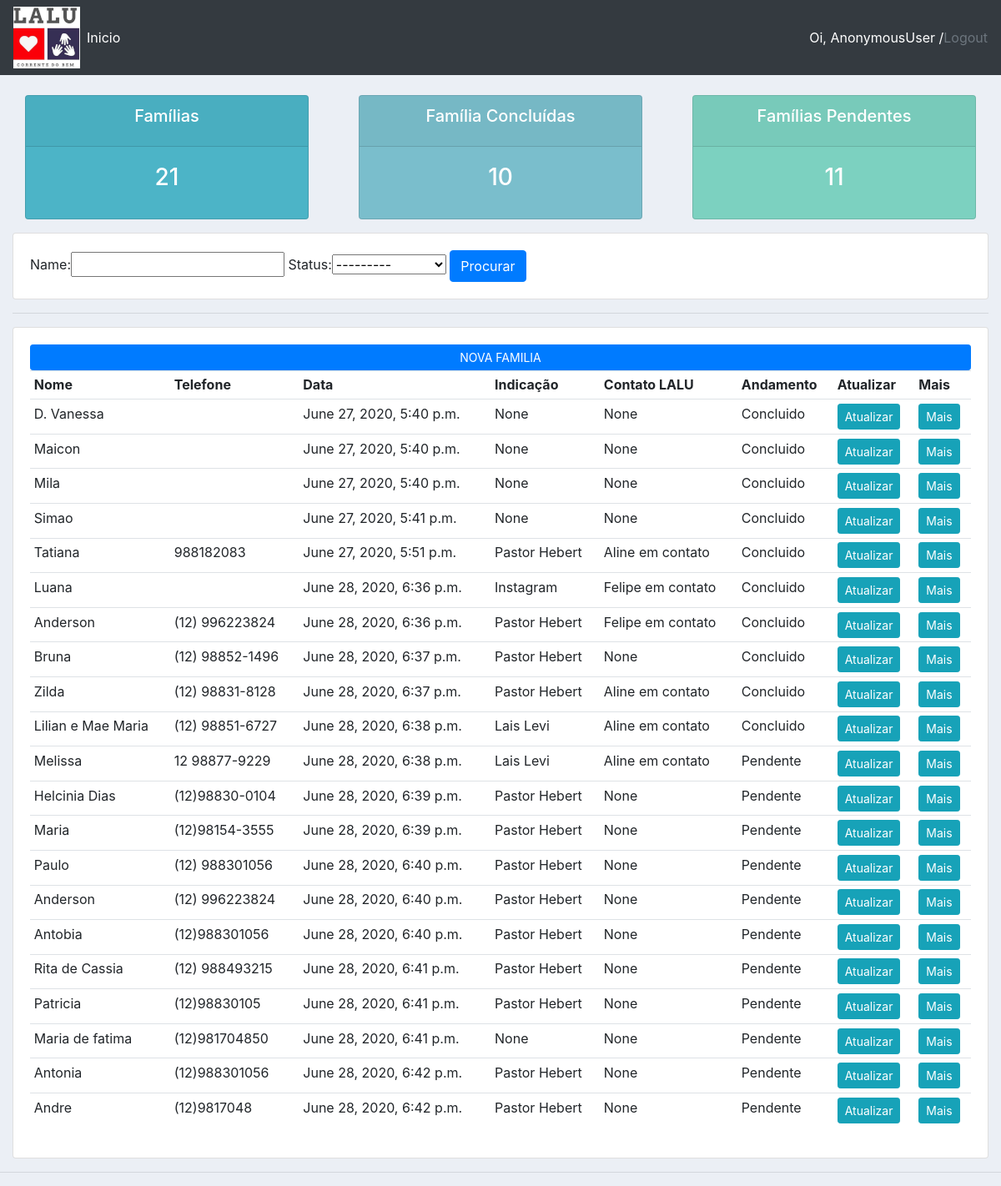
The page / on the database its author committed.
### crm/models.py (models this page shows, shortened)
class Customer(models.Model):
    STATUS = (
        ('Pendente', 'Pendente'),
        ('Em Andamento', 'Em Andamento'),
        ('Concluido', 'Concluido'),
    )
    name = models.CharField(max_length=200, null=True)
    phone = models.CharField(max_length=15, null=True)
    date_created = models.DateTimeField(auto_now_add=True, null=True, blank=False)
    refer = models.CharField(max_length=20, null=True, blank=False)
    contact = models.CharField(max_length=20, null=True, blank=False)
    text = models.TextField(null=True, blank=False)
    status = models.CharField(max_length=200, null=True, choices=STATUS)

### crm/views.py (the view)
# urls.py: path('', views.home, name="home"),
def home(request):
    customers = Customer.objects.all()
    total_customers = customers.count()
    concluido = customers.filter(status='Concluido').count()
    pendente = customers.filter(status='Pendente').count()
    myFilter = CustomerFilter(request.GET, queryset=customers)
    customers = myFilter.qs
    context = {'customers': customers, 'total_customers': total_customers, 'concluido': concluido, 'pendente': pendente
        , 'myFilter': myFilter}
    return render(request, 'crm/dashboard.html', context)

### crm/templates/crm/dashboard.html (shortened to what this page needs)
{%  extends 'crm/main.html' %}
{% block content %}
{%  include 'crm/status.html' %}
<div class="row">
	<div class="col">
		<div class="card card-body">
			<form method="get">
				{{myFilter.form}}
		    <button class="btn btn-primary" type="submit">Procurar</button>
		  </form>
		</div>
	</div>
</div>
		<hr>
		<div class="card card-body">
			<a class="btn btn-primary  btn-sm btn-block" href="{% url 'create_customer' %}">NOVA FAMILIA </a>
			<table class="table table-sm">
				<tr>
					<th>Nome</th>
					<th>Telefone</th>
					<th>Data</th>
					<th>Indicação</th>
					<th>Contato LALU</th>
					<th>Andamento</th>
					<th>Atualizar</th>
					<th>Mais</th>
					</tr>
					{% for customer in customers %}
				<tr>
					<td>{{customer.name}}</td>
					<td>{{customer.phone}}</td>
					<td>{{customer.date_created}}</td>
					<td>{{customer.refer}}</td>
					<td>{{customer.contact}}</td>
					<td>{{customer.status}}</td>
					<td><a class="btn btn-sm btn-info" href="{% url 'update_customer' customer.id %}">Atualizar</a> </td>
					<td><a class="btn btn-sm btn-info" href="{% url 'customer' customer.id %}">Mais</a> </td>
				</tr>
				{% endfor %}
			</table>
		</div>
	</div>
{% endblock %}

### crm/templates/crm/main.html (shortened to what this page needs)
{% load static %}
<!DOCTYPE html>
<html>
<head>
	<link rel="stylesheet" href="https://stackpath.bootstrapcdn.com/bootstrap/4.3.1/css/bootstrap.min.css">
	<link rel="stylesheet" type="text/css" href="{% static '/css/main.css'%}">
</head>
<body>
	{%  include 'crm/navbar.html' %}
	<div class="container-fluid">
	{% block content %}
	{% endblock %}
	<hr>
</body>
</html>

### crm/templates/crm/navbar.html (shortened to what this page needs)
{% load static %}
<nav class="navbar navbar-expand-lg navbar-dark bg-dark">
  <img src="{% static 'imagens/logo.png' %}">
  <div class="collapse navbar-collapse" id="navbarNav">
    <ul class="navbar-nav">
      <li class="nav-item active">
        <a class="nav-link" href="{% url 'home' %}">Inicio</a>
      </li>
    </ul>
  </div>
  <span><a class="text-white "> Oi, {{request.user }} /  </a></span>
  <span><a  class="text-muted" href=" {% url 'logout' %}"> Logout</a></span>
</nav>

### crm/templates/crm/status.html
<br>
<div class="row">
	<div class="col">
		<div class="col-md">
			<div class="card text-center text-white  mb-3" id="total-orders">
			  	<div class="card-header">
			  		<h5 class="card-title">Famílias </h5>
			  	</div>
			  	<div class="card-body">
			    	<h3 class="card-title">{{ total_customers  }}</h3>
			  	</div>
			</div>
		</div>
	</div>
	<div class="col">
		<div class="col-md">
			<div class="card text-center text-white  mb-3" id="orders-delivered">
			  	<div class="card-header">
			  		<h5 class="card-title">Família Concluídas</h5>
			  	</div>
			  	<div class="card-body">
			    	<h3 class="card-title">{{ concluido}}</h3>
			  	</div>
			</div>
		</div>
	</div>
	<div class="col">
		<div class="col-md">
			<div class="card text-center text-white  mb-3" id="orders-pending">
			  	<div class="card-header">
			  		<h5 class="card-title">Famílias Pendentes</h5>
			  	</div>
			  	<div class="card-body">
			    	<h3 class="card-title">{{ pendente }}</h3>
			  	</div>
			</div>
		</div>
	</div>
</div>

### static/css/main.css (style rules this page uses)
body { background-color: #ebeff5; }
#total-orders { background-color: #4cb4c7; }
#orders-delivered { background-color: #7abecc; }
#orders-pending { background-color: #7CD1C0; }

### rows shown on the page
Customer: name "D. Vanessa", date_created "June 27, 2020, 5:40 p.m.", refer "None", contact "None", status "Concluido"
Customer: name "Maicon", date_created "June 27, 2020, 5:40 p.m.", refer "None", contact "None", status "Concluido"
Customer: name "Mila", date_created "June 27, 2020, 5:40 p.m.", refer "None", contact "None", status "Concluido"
Customer: name "Simao", date_created "June 27, 2020, 5:41 p.m.", refer "None", contact "None", status "Concluido"
Customer: name "Tatiana", phone "988182083", date_created "June 27, 2020, 5:51 p.m.", refer "Pastor Hebert", contact "Aline em contato", status "Concluido"
Customer: name "Luana", date_created "June 28, 2020, 6:36 p.m.", refer "Instagram", contact "Felipe em contato", status "Concluido"
Customer: name "Anderson", phone "(12) 996223824", date_created "June 28, 2020, 6:36 p.m.", refer "Pastor Hebert", contact "Felipe em contato", status "Concluido"
Customer: name "Bruna", phone "(12) 98852-1496", date_created "June 28, 2020, 6:37 p.m.", refer "Pastor Hebert", contact "None", status "Concluido"
Customer: name "Zilda", phone "(12) 98831-8128", date_created "June 28, 2020, 6:37 p.m.", refer "Pastor Hebert", contact "Aline em contato", status "Concluido"
Customer: name "Lilian e Mae Maria", phone "(12) 98851-6727", date_created "June 28, 2020, 6:38 p.m.", refer "Lais Levi", contact "Aline em contato", status "Concluido"
Customer: name "Melissa", phone "12 98877-9229", date_created "June 28, 2020, 6:38 p.m.", refer "Lais Levi", contact "Aline em contato", status "Pendente"
Customer: name "Helcinia Dias", phone "(12)98830-0104", date_created "June 28, 2020, 6:39 p.m.", refer "Pastor Hebert", contact "None", status "Pendente"
Customer: name "Maria", phone "(12)98154-3555", date_created "June 28, 2020, 6:39 p.m.", refer "Pastor Hebert", contact "None", status "Pendente"
Customer: name "Paulo", phone "(12) 988301056", date_created "June 28, 2020, 6:40 p.m.", refer "Pastor Hebert", contact "None", status "Pendente"
Customer: name "Anderson", phone "(12) 996223824", date_created "June 28, 2020, 6:40 p.m.", refer "Pastor Hebert", contact "None", status "Pendente"
Customer: name "Antobia", phone "(12)988301056", date_created "June 28, 2020, 6:40 p.m.", refer "Pastor Hebert", contact "None", status "Pendente"
Customer: name "Rita de Cassia", phone "(12) 988493215", date_created "June 28, 2020, 6:41 p.m.", refer "Pastor Hebert", contact "None", status "Pendente"
Customer: name "Patricia", phone "(12)98830105", date_created "June 28, 2020, 6:41 p.m.", refer "Pastor Hebert", contact "None", status "Pendente"
Customer: name "Maria de fatima", phone "(12)981704850", date_created "June 28, 2020, 6:41 p.m.", refer "None", contact "None", status "Pendente"
Customer: name "Antonia", phone "(12)988301056", date_created "June 28, 2020, 6:42 p.m.", refer "Pastor Hebert", contact "None", status "Pendente"
Customer: name "Andre", phone "(12)9817048", date_created "June 28, 2020, 6:42 p.m.", refer "Pastor Hebert", contact "None", status "Pendente"

### other values the page prints
{{ request.user }} "AnonymousUser"
{{ total_customers }} "21"
{{ concluido }} "10"
{{ pendente }} "11"
